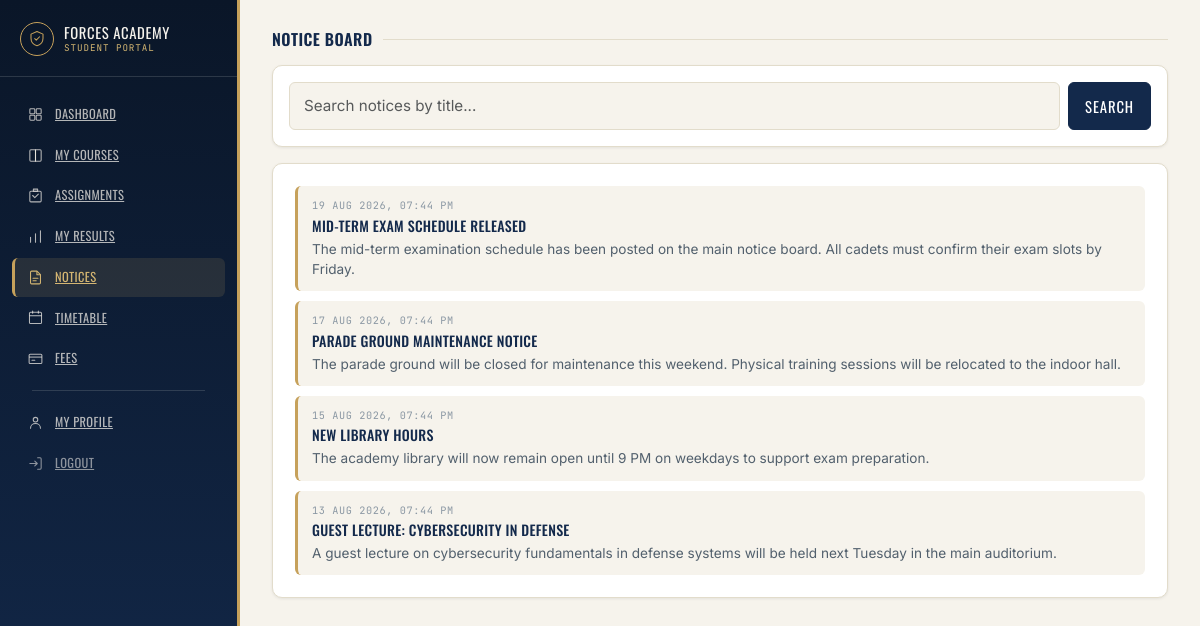
The app's page /notices.php (signed in) with its own data.
### tables this page shows
CREATE TABLE IF NOT EXISTS notices (
    id INT AUTO_INCREMENT PRIMARY KEY,
    title VARCHAR(150) NOT NULL,
    content TEXT NOT NULL,
    posted_by VARCHAR(100),
    created_at TIMESTAMP DEFAULT CURRENT_TIMESTAMP
);

### notices.php (the view, shortened to what this page needs)
<?php
$search = isset($_GET['search']) ? trim($_GET['search']) : '';
$notices = [];
if ($search !== '') {
    $stmt = mysqli_prepare($conn, "SELECT title, content, created_at FROM notices WHERE title LIKE ? ORDER BY created_at DESC");
    $likeSearch = "%$search%";
    mysqli_stmt_bind_param($stmt, "s", $likeSearch);
    mysqli_stmt_execute($stmt);
    $result = mysqli_stmt_get_result($stmt);
} else {
    $result = mysqli_query($conn, "SELECT title, content, created_at FROM notices ORDER BY created_at DESC");
}
if ($result) {
    while ($row = mysqli_fetch_assoc($result)) {
        $notices[] = $row;
    }
}
?>
<!DOCTYPE html>
<html lang="en">
<head>
    <link href="https://cdn.jsdelivr.net/npm/bootstrap@5.3.7/dist/css/bootstrap.min.css" rel="stylesheet">
    <link rel="stylesheet" href="css/style.css">
</head>
<body>
<div class="fa-shell">
    <?php include 'includes/sidebar.php'; ?>
    <main class="fa-main">
        <h3 class="fa-section-title">Notice Board</h3>
        <form method="GET" class="fa-panel mb-3 d-flex gap-2" style="padding: 16px;">
            <input type="text"
                   name="search"
                   class="form-control fa-input"
                   placeholder="Search notices by title..."
                   value="<?php echo htmlspecialchars($search); ?>">
            <button type="submit" class="btn fa-btn-primary" style="white-space: nowrap;">Search</button>
        </form>
        <?php if (empty($notices)): ?>
            <div class="fa-panel fa-empty-state">
                <svg viewBox="0 0 24 24" fill="none" xmlns="http://www.w3.org/2000/svg"><path d="M5 4.5C5 3.67 5.67 3 6.5 3H14L19 8V19.5C19 20.33 18.33 21 17.5 21H6.5C5.67 21 5 20.33 5 19.5V4.5Z" stroke="currentColor" stroke-width="1.5" stroke-linejoin="round"/><path d="M14 3V8H19" stroke="currentColor" stroke-width="1.5" stroke-linejoin="round"/></svg>
                <h5 style="font-family: var(--font-display); text-transform: uppercase; color: var(--navy-800);">
                    <?php echo $search !== '' ? 'No matching notices' : 'No notices posted yet'; ?>
                </h5>
                <p style="font-size: 0.9rem;"><?php echo $search !== '' ? 'Try a different search term.' : 'Check back later for announcements from the Academy.'; ?></p>
            </div>
        <?php else: ?>
            <div class="fa-panel">
                <?php foreach ($notices as $notice): ?>
                    <div class="fa-notice-item">
                        <div class="fa-notice-date"><?php echo date("d M Y, h:i A", strtotime($notice['created_at'])); ?></div>
                        <h6><?php echo htmlspecialchars($notice['title']); ?></h6>
                        <p><?php echo nl2br(htmlspecialchars($notice['content'])); ?></p>
                    </div>
                <?php endforeach; ?>
            </div>
        <?php endif; ?>
    </main>
</div>
</body>
</html>

### css/style.css (style rules this page uses)
:root { --navy-950: #0a1628; --navy-800: #13294b; --navy-700: #1a3459; --navy-600: #1f3f66; --brass-400: #d4b672; --brass-500: #c6a15b; --brass-600: #b08d3e; --parchment-50: #f6f3ec; --parchment-100: #efe9db; --ink-900: #101820; --slate-600: #52606d; --slate-400: #8a97a3; --hairline: #e2dccb; --success-600: #2f6f4e; --success-50: #eaf4ee; --danger-600: #a6303b; --danger-50: #fbeaec; --font-display: 'Oswald', 'Arial Narrow', sans-serif; --font-body: 'Inter', -apple-system, BlinkMacSystemFont, 'Segoe UI', sans-serif; --font-mono: 'JetBrains Mono', 'SFMono-Regular', Consolas, monospace; --radius-sm: 6px; --radius-md: 10px; --radius-lg: 16px; --shadow-card: 0 1px 2px rgba(10, 22, 40, 0.06), 0 12px 32px -12px rgba(10, 22, 40, 0.18); --shadow-soft: 0 1px 3px rgba(10, 22, 40, 0.08); --ease: cubic-bezier(0.2, 0.7, 0.3, 1); }
* { box-sizing: border-box; }
body { font-family: var(--font-body); color: var(--ink-900); background: var(--parchment-50); -webkit-font-smoothing: antialiased; }
h1, h2, h3, h4, .fa-display { font-family: var(--font-display); text-transform: uppercase; letter-spacing: 0.03em; font-weight: 600; }
.form-control.fa-input { border: 1.5px solid var(--hairline); border-radius: var(--radius-sm); padding: 11px 14px; font-size: 0.95rem; background: var(--parchment-50); transition: border-color 0.15s var(--ease), box-shadow 0.15s var(--ease), background 0.15s var(--ease); }
.btn.fa-btn-primary { background: var(--navy-800); border: 1.5px solid var(--navy-800); color: #fff; font-family: var(--font-display); text-transform: uppercase; letter-spacing: 0.06em; font-size: 0.92rem; padding: 12px 16px; border-radius: var(--radius-sm); transition: background 0.15s var(--ease), transform 0.05s var(--ease), border-color 0.15s var(--ease); }
.fa-section-title { font-size: 1rem; color: var(--navy-800); margin: 0 0 16px; display: flex; align-items: center; gap: 10px; }
.fa-section-title::after { content: ""; flex: 1; height: 1px; background: var(--hairline); }
.fa-shell { display: flex; min-height: 100vh; }
.fa-main { margin-left: 240px; width: calc(100% - 240px); padding: 30px 32px 56px; }
.fa-panel { background: #fff; border: 1px solid var(--hairline); border-radius: var(--radius-md); padding: 22px; box-shadow: var(--shadow-soft); }
.fa-notice-item { border-left: 3px solid var(--brass-500); background: var(--parchment-50); border-radius: var(--radius-sm); padding: 12px 14px; margin-bottom: 10px; }
.fa-notice-item:last-child { margin-bottom: 0; }
.fa-notice-date { font-family: var(--font-mono); text-transform: uppercase; letter-spacing: 0.06em; font-size: 0.64rem; color: var(--slate-400); }
.fa-notice-item h6 { font-family: var(--font-display); text-transform: uppercase; letter-spacing: 0.02em; font-size: 0.88rem; color: var(--navy-800); margin: 4px 0 4px; }
.fa-notice-item p { font-size: 0.85rem; color: var(--slate-600); margin: 0; line-height: 1.5; }
html, body { overflow-x: hidden; max-width: 100%; }
.form-control.fa-input { transition: border-color 0.18s var(--ease), box-shadow 0.18s var(--ease), background 0.18s var(--ease), transform 0.12s var(--ease); }
.btn.fa-btn-primary, .btn.fa-btn-outline, .btn.fa-btn-danger, .btn.fa-btn-logout { transition: background 0.18s var(--ease), color 0.18s var(--ease), border-color 0.18s var(--ease), transform 0.12s var(--ease), box-shadow 0.18s var(--ease); }

### records on screen
notices: created_at "19 AUG 2026, 07:44 PM", title "MID-TERM EXAM SCHEDULE RELEASED", content "The mid-term examination schedule has been posted on the main notice board. All cadets must confirm their exam slots by Friday."
notices: created_at "17 AUG 2026, 07:44 PM", title "PARADE GROUND MAINTENANCE NOTICE", content "The parade ground will be closed for maintenance this weekend. Physical training sessions will be relocated to the indoor hall."
notices: created_at "15 AUG 2026, 07:44 PM", title "NEW LIBRARY HOURS", content "The academy library will now remain open until 9 PM on weekdays to support exam preparation."
notices: created_at "13 AUG 2026, 07:44 PM", title "GUEST LECTURE: CYBERSECURITY IN DEFENSE", content "A guest lecture on cybersecurity fundamentals in defense systems will be held next Tuesday in the main auditorium."
